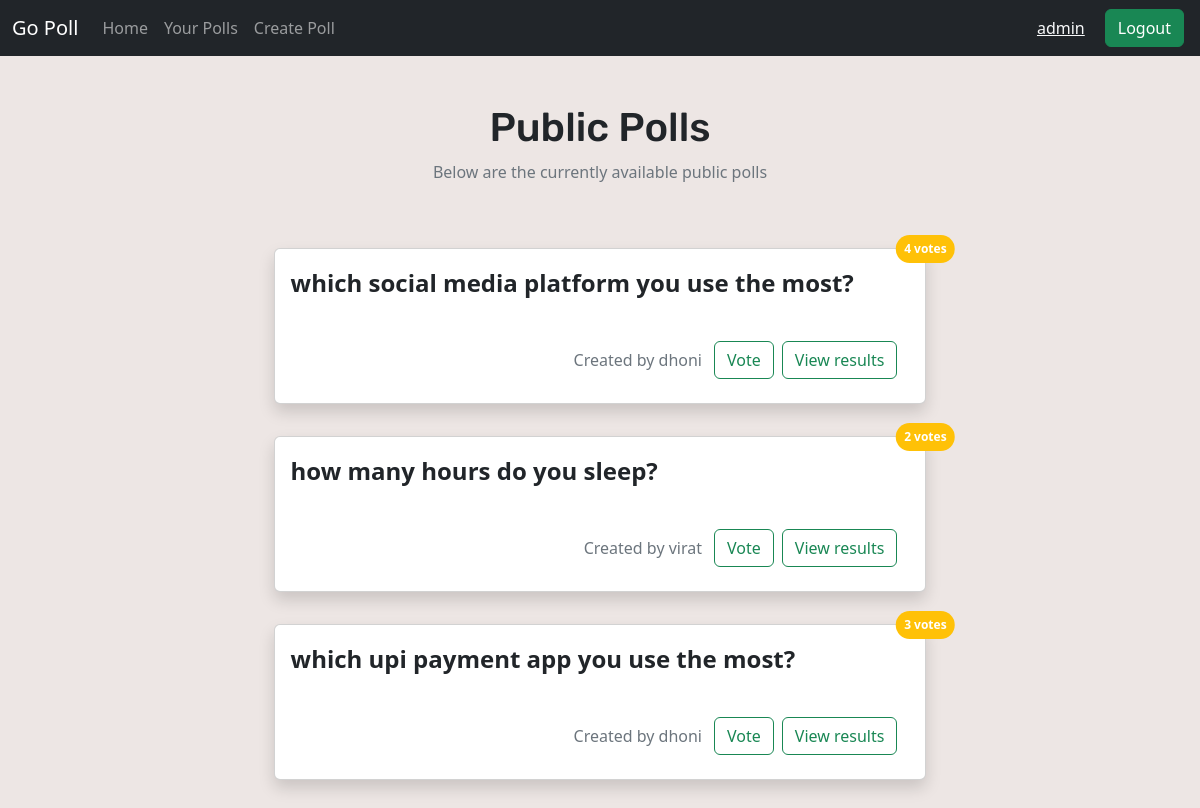
Before: / (signed in) with the older database file.
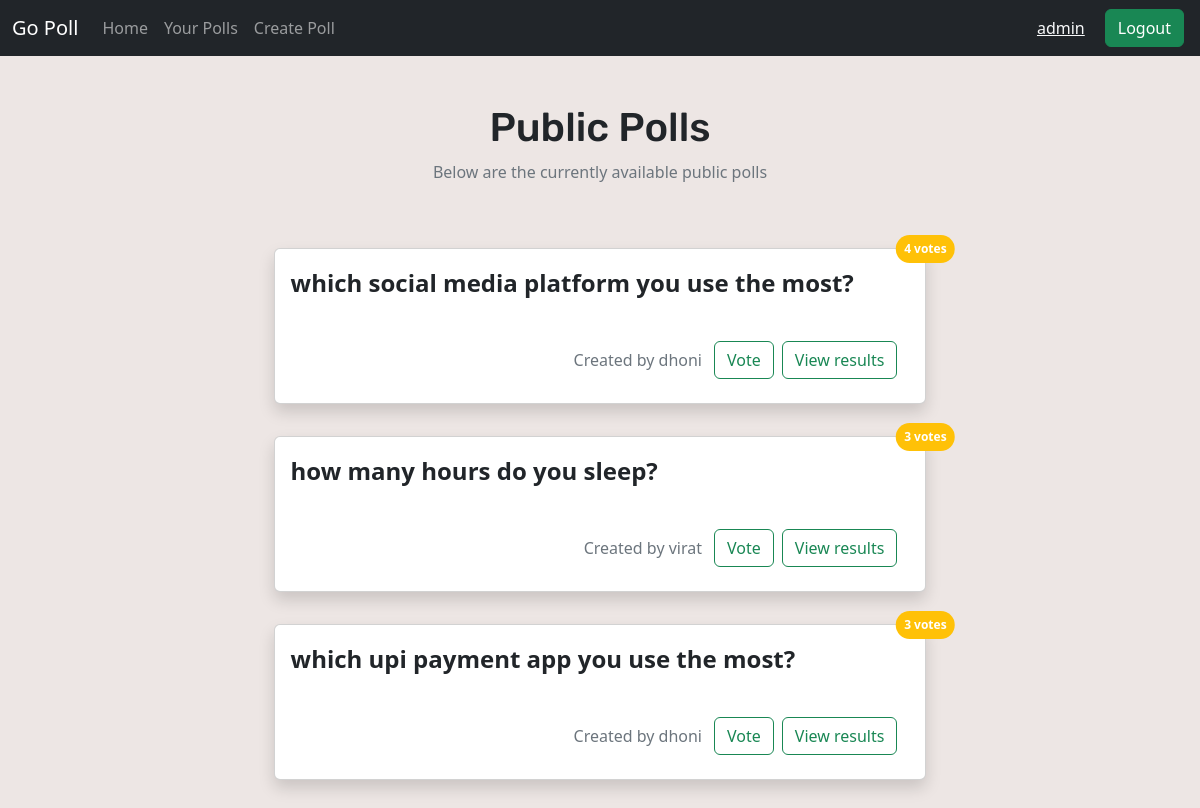
After: the same page with the newer database file.
### home/models.py (models this page shows, shortened)
class Poll(models.Model):
    question=models.TextField()
    option_one=models.CharField(max_length=20)
    option_two=models.CharField(max_length=20)
    option_three=models.CharField(max_length=20)
    option_one_count=models.IntegerField(default=0)
    option_two_count=models.IntegerField(default=0)
    option_three_count=models.IntegerField(default=0)
    deadline=models.DateField(default=datetime.now().today())
    created_by=models.CharField(max_length=20,default="user")

### home/views.py (the view)
# urls.py: path("",views.index,name="home"),
def index(request):
    if  request.user.is_anonymous:
        return redirect("/login")
    else:
        polls=Poll.objects.all().exclude(created_by=request.user) #filtering polls not created by logged in user
        template = loader.get_template('index.html')
        context={
            'polls':polls
        }
        return HttpResponse(template.render(context, request))

### templates/index.html
{% extends 'base.html' %}
{% block body %}
<div class="container overflow-hidden" >
    <div class="d-flex flex-column justify-content-center align-items-center flex-column my-5">
        <h1>Public Polls</h1>
        <span class="text-secondary">Below are the currently available public polls</span>
    </div>
    <div class="d-flex justify-content-center align-items-center flex-wrap my-5">
        {% for poll in polls %}
        <div class=" relative card shadow d-flex justify-content-center align-items-center  my-3" style="width: 80%">
            <div class="card-body" style="width: 100%">
              <p class="card-text fw-bolder fs-4 " style:"font-family: 'Poppins', sans-serif">{{poll.question}}</p>
            </div>
            <div class="d-flex justify-content-end align-items-center p-4"  style="width: 100%" >
                <span class="text-secondary mx-2">Created by {{poll.created_by}}</span>
                <a href="vote/{{poll.id}}"><button type="button" class="btn btn-outline-success mx-1">Vote</button></a>
                <a href="result/{{poll.id}}"><button type="button" class="btn btn-outline-success mx-1">View results</button></a>
            </div>
            <span class="position-absolute top-0 start-100 translate-middle badge rounded-pill bg-warning p-2">{{poll.option_one_count|add:poll.option_two_count|add:poll.option_three_count}} votes</span>
        </div>
        {% endfor %}
    </div>
</div>
{% endblock body %}

Changed rows visible on the page:
changed Poll "how many hours do you sleep?": option_one_count|add "2" → "3"
